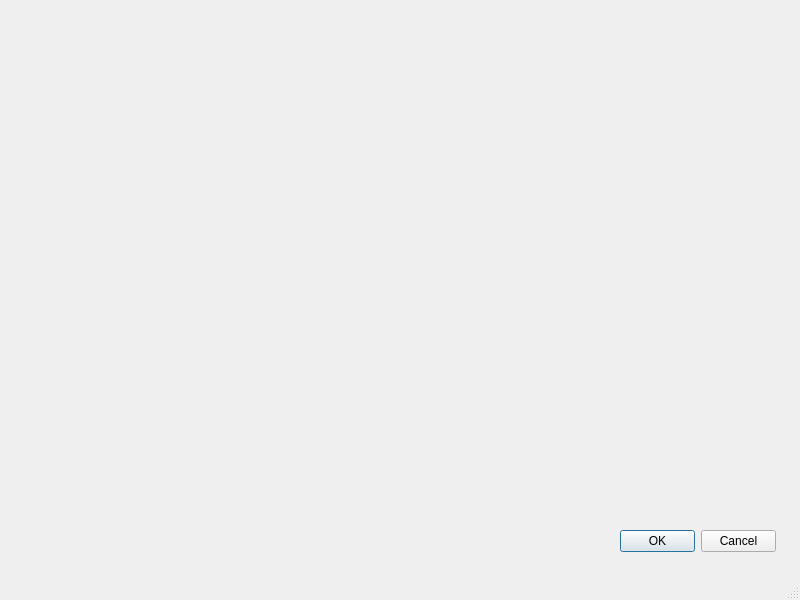
<?xml version="1.0" encoding="UTF-8"?>
<ui version="4.0">
 <class>MainWindow</class>
 <widget class="QMainWindow" name="MainWindow">
  <property name="geometry">
   <rect>
    <x>0</x>
    <y>0</y>
    <width>800</width>
    <height>600</height>
   </rect>
  </property>
  <property name="windowTitle">
   <string>MainWindow</string>
  </property>
  <widget class="QWidget" name="centralwidget">
   <widget class="QDialogButtonBox" name="buttonBox">
    <property name="geometry">
     <rect>
      <x>620</x>
      <y>530</y>
      <width>156</width>
      <height>23</height>
     </rect>
    </property>
    <property name="standardButtons">
     <set>QDialogButtonBox::Cancel|QDialogButtonBox::Ok</set>
    </property>
   </widget>
  </widget>
  <widget class="QMenuBar" name="menubar">
   <property name="geometry">
    <rect>
     <x>0</x>
     <y>0</y>
     <width>800</width>
     <height>21</height>
    </rect>
   </property>
  </widget>
  <widget class="QStatusBar" name="statusbar"/>
 </widget>
 <resources/>
 <connections/>
</ui>
